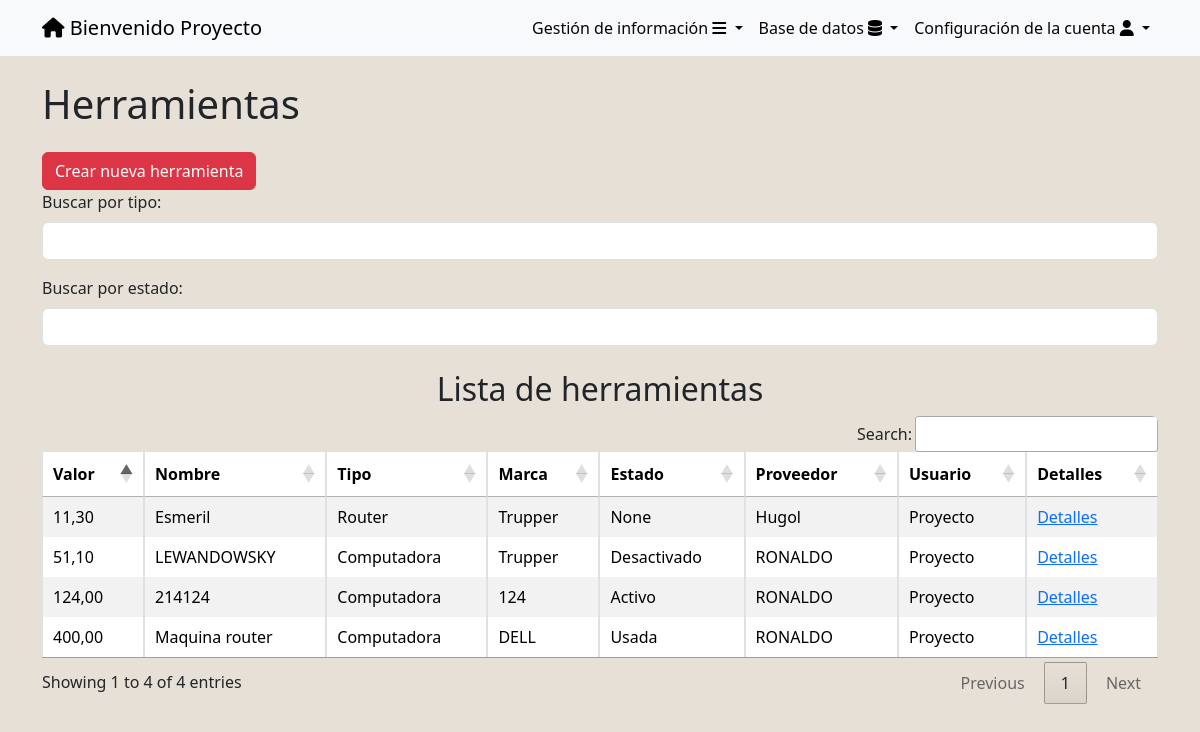
The app's page /herramientas/ (signed in) with its own data.
### tasks/models.py (models this page shows, shortened)
class Herramienta(models.Model):
    nombreHerramienta = models.CharField(blank=True,null=True,max_length=100)
    COMPUTADORA = 'Computadora'
    ROUTER = 'Router'
    IMPRESORA = 'Impresora'
    ESTADO_CHOICES = [
        (COMPUTADORA, 'Computadora'),
        (ROUTER, 'Router'),
        (IMPRESORA, 'Impresora'),
    ]
    tipo  =  models.CharField(blank=True,null=True,max_length=100,choices=ESTADO_CHOICES)
    marca = models.CharField(blank=True,null=True,max_length=100)
    fechaAdquisicion = models.DateField(blank=True,null=True)
    idProveedor = models.ForeignKey(Proveedor,on_delete=models.CASCADE,null=True,blank=True)
    ACTIVO = 'Activo'
    DESACTIVADO = 'Desactivado'
    ESTADO_CHOICES = [
        (ACTIVO, 'Activo'),
        (DESACTIVADO, 'Desactivado'),
    ]
    estadoHerramienta = models.CharField(blank=True,null=True,max_length=100,choices=ESTADO_CHOICES,)
    valor = models.DecimalField(max_digits=10, decimal_places=2,blank=True,null=True,validators=[MinValueValidator(0)])
    notas = models.TextField(blank=True,null=True)
    user = models.ForeignKey(User, on_delete=models.CASCADE,blank=True, null=True)

class Proveedor(models.Model):
    nombre = models.CharField(blank=True,null=True,max_length=100)
    correo = models.EmailField(blank=True,null=True)
    telefono = models.CharField(blank=True,null=True,max_length=10)
    ACTIVO = 'Activo'
    DESACTIVADO = 'Desactivado'
    ESTADO_CHOICES = [
        (ACTIVO, 'Activo'),
        (DESACTIVADO, 'Desactivado'),
    ]
    estadodelprovedor = models.TextField(blank=True,null=True,choices=ESTADO_CHOICES,)
    user = models.ForeignKey(User, on_delete=models.CASCADE,blank=True, null=True)
    def __str__(self):
        return self.nombre

### tasks/views.py (the view)
# urls.py: path('herramientas/',views.herramientas,name='herramientas'),
@login_required
def herramientas(request):
    if request.user.is_superuser:
        herramientas = Herramienta.objects.all().order_by('marca')
    else:
        herramientas = Herramienta.objects.all()
    return render(request, 'herramientas.html', {
        'herramientas': herramientas,
    })

### tasks/templates/herramientas.html (shortened to what this page needs)
{% extends 'base.html' %}
{% block content %}
<body>
    <div class="container mt-4">
        <a href="/herramientas/" class="text-dark text-decoration-none">
            <h1>Herramientas</h1>
        </a>
        {% if user.is_superuser or user.is_staff %}
        <a href="{% url 'create_herramienta' %}" class="btn btn-danger mt-3">Crear nueva herramienta</a>
        <link rel="stylesheet" type="text/css" href="https://cdn.datatables.net/1.11.5/css/jquery.dataTables.css">
        <link rel="stylesheet" type="text/css"
            href="https://cdn.datatables.net/buttons/2.1.0/css/buttons.dataTables.min.css">
        {% endif %}
        <div class="mb-3">
            <label for="filtroTipo" class="form-label">Buscar por tipo:</label>
            <input type="text" class="form-control" id="filtroTipo">
        </div>
        <div class="mb-3">
            <label for "filtroEstado" class="form-label">Buscar por estado:</label>
            <input type="text" class="form-control" id="filtroEstado">
        </div>
    </div>
    <div class="container mt-4">
        <h2 class="text-center">Lista de herramientas</h2>
        <div class="table-responsive rounded">
            <table id="tablaHerramientas" class="table table-bordered table-striped">
                <thead class="thead-dark">
                    <tr>
                        <th>Valor</th>
                        <th>Nombre</th>
                        <th>Tipo</th>
                        <th>Marca</th>
                        <th>Estado</th>
                        <th>Proveedor</th>
                        <th>Usuario</th>
                        {% if user.is_superuser or user.is_staff %}
                        <th>Detalles</th>
                        {% endif %}
                    </tr>
                </thead>
                <tbody>
                    {% for herramienta in herramientas %}
                    <tr>
                        <td>{{ herramienta.valor}}</td>
                        <td>{{ herramienta.nombreHerramienta }}</td>
                        <td>{{ herramienta.tipo }}</td>
                        <td>{{ herramienta.marca }}</td>
                        <td>{{ herramienta.estadoHerramienta}}</td>
                        <td>{{ herramienta.idProveedor}}</td>
                        <td>{{ herramienta.user.username}}</td>
                        {% if user.is_superuser or user.is_staff %}
                        <td><a href="{% url 'herramienta_detail' herramienta.id %}">Detalles</a></td>
                        {% endif %}
                    </tr>
                    {% endfor %}
                </tbody>
            </table>
        </div>
    </div>
</body>
{% endblock %}

### tasks/templates/base.html (shortened to what this page needs)
<!DOCTYPE html>
<html lang="en">
<head>
    <link rel="stylesheet" href="https://cdn.jsdelivr.net/npm/bootstrap@5.3.2/dist/css/bootstrap.min.css">
    <link rel="stylesheet" href="https://cdnjs.cloudflare.com/ajax/libs/font-awesome/6.4.2/css/all.min.css">
    <link rel="stylesheet" href="https://cdn.jsdelivr.net/npm/bootstrap@5.3.2/dist/css/bootstrap.min.css">
</head>
<body>
    <nav class="navbar navbar-expand-lg bg-body-tertiary">
        <div class="container">
            {% if user.is_authenticated %}
            <a class="navbar-brand" href="/" id="uno"> <i class="fa-solid fa-house" style="color: #000000;"></i>
                Bienvenido {{user.username}}</a>
            {% endif %}
            {% if user.is_authenticated %}
            <div class="collapse navbar-collapse" id="navbarSupportedContent">
                <ul class="navbar-nav ms-auto">
                    <li class="nav-item dropdown">
                        <a class="nav-link dropdown-toggle" href="#" role="button" data-bs-toggle="dropdown"
                            aria-expanded="false">
                            Gestión de información <i class="fa-solid fa-bars" style="color: #00040b;"></i>
                        </a>
                    </li>
                    {% if user.is_superuser %}
                    <li class="nav-item dropdown">
                        <a class="nav-link dropdown-toggle" href="#" role="button" data-bs-toggle="dropdown"
                            aria-expanded="false">
                            Base de datos <i class="fa-solid fa-database" style="color: #000000;"></i>
                        </a>
                        {% endif %}
                    <li class="nav-item dropdown">
                        <a class="nav-link dropdown-toggle" href="#" role="button" data-bs-toggle="dropdown"
                            aria-expanded="false">
                            Configuración de la cuenta <i class="fa-solid fa-user" style="color: #000000;"></i>
                        </a>
            {% endif %}
        </div>
    </nav>
</body>
</html>
{% block content %}
{% endblock %}

### tasks/templates/base.html (style rules this page uses)
.nav-link { display: block; text-decoration: none; color: #080404; padding: 5px; }

### tasks/templates/herramientas.html (style rules this page uses)
body { background-color: rgb(231, 224, 214); background-size: cover; }

### records on screen
Herramienta: valor "124,00", nombreHerramienta "214124", tipo "Computadora", marca "124", estadoHerramienta "Activo", idProveedor "RONALDO", user.username "Proyecto"
Herramienta: valor "400,00", nombreHerramienta "Maquina router", tipo "Computadora", marca "DELL", estadoHerramienta "Usada", idProveedor "RONALDO", user.username "Proyecto"
Herramienta: valor "11,30", nombreHerramienta "Esmeril", tipo "Router", marca "Trupper", estadoHerramienta "None", idProveedor "Hugol", user.username "Proyecto"
Herramienta: valor "51,10", nombreHerramienta "LEWANDOWSKY", tipo "Computadora", marca "Trupper", estadoHerramienta "Desactivado", idProveedor "RONALDO", user.username "Proyecto"

### other values on screen
{{ user.username }} "Proyecto"
